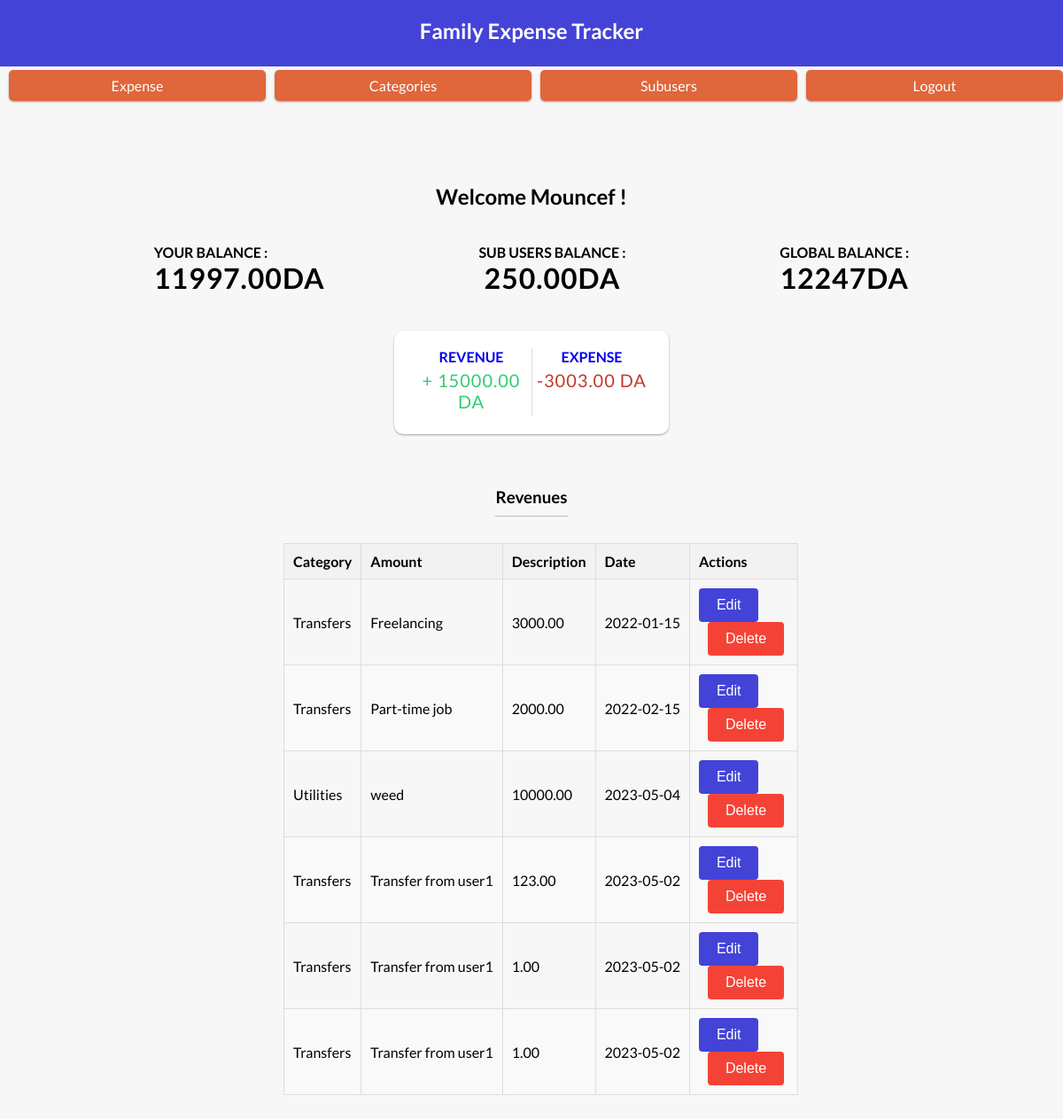
Screenshot of /pages/revenue.php (signed in) with the database file from the repository.
### tables this page shows
CREATE TABLE `revenue` (
  `revenue_id` int(11) NOT NULL,
  `user_id` int(11) NOT NULL,
  `sub_user_id` int(11) DEFAULT NULL,
  `category_id` int(11) NOT NULL,
  `revenue_amount` decimal(10,2) NOT NULL,
  `revenue_description` text DEFAULT NULL,
  `date_added` date NOT NULL DEFAULT current_timestamp()
);

CREATE TABLE `categories` (
  `category_id` int(11) NOT NULL,
  `category_name` varchar(50) NOT NULL,
  `user_id` int(11) NOT NULL
);

### utility/get_balances.php (called while the page is built, shortened)
<?php
require_once "db_connection.php";
$user_id = $_SESSION['user_id'];
$username = $_SESSION['username'];
$stmt = $conn->prepare("SELECT
        (SELECT IFNULL(SUM(revenue_amount),0) FROM revenue WHERE user_id = ? AND sub_user_id is NULL) -
        (SELECT IFNULL(SUM(expense_amount),0) FROM expenses WHERE user_id = ? AND sub_user_id is NULL ) AS balance");
$stmt->bind_param("ii", $user_id, $user_id);
$stmt->execute();
$result = $stmt->get_result();
if ($result->num_rows > 0) {
    $row = $result->fetch_assoc();
    $user_balance = $row["balance"];
} else {
    $_SESSION["error_message"] = "No balance found for the user.";
}
$stmt = $conn->prepare("SELECT
        (SELECT IFNULL(SUM(revenue_amount),0) FROM revenue WHERE user_id = ? AND sub_user_id is NULL) AS revenue");
$stmt->bind_param("i", $user_id);
$stmt->execute();
$result = $stmt->get_result();
if ($result->num_rows > 0) {
    $row = $result->fetch_assoc();
    $user_revenue = $row["revenue"];
} else {
    $_SESSION["error_message"] = "No revenue found for the user.";
}
$stmt = $conn->prepare("SELECT
        (SELECT IFNULL(SUM(expense_amount),0) FROM expenses WHERE user_id = ? AND sub_user_id is NULL) AS expense");
$stmt->bind_param("i", $user_id);
$stmt->execute();
$result = $stmt->get_result();
if ($result->num_rows > 0) {
    $row = $result->fetch_assoc();
    $user_expenses = $row["expense"];
} else {
    $_SESSION["error_message"] = "No revenue found for the user.";
}
$stmt = $conn->prepare("SELECT SUM((SELECT IFNULL(SUM(revenue_amount),0) FROM Revenue WHERE user_id = ? AND sub_user_id IS NOT NULL) -
(SELECT IFNULL(SUM(expense_amount),0) FROM Expenses WHERE user_id = ? AND sub_user_id IS NOT NULL)) AS balance FROM sub_users WHERE user_id = ?");
$stmt->bind_param("iii", $user_id, $user_id, $user_id);
$stmt->execute();
$result = $stmt->get_result();
if ($result->num_rows > 0) {
    $row = $result->fetch_assoc();
    $sub_users_balance = $row["balance"];
} else {
    $_SESSION["error_message"] = "No Sub-Users balance found.";
}

### pages/revenue.php (the view, shortened to what this page needs)
<?php
require_once "../utility/db_connection.php";
include "../utility/get_balances.php";
$global_balance = $user_balance + $sub_users_balance;
?>
<!doctype html>
<html lang="en">
<head>
	<link rel="stylesheet" href="../style/style2.css">
</head>
<body>
	<header>
		<a href="../index.php" class="title">
			<h2>Family Expense Tracker</h2>
		</a>
		<div class="user-profile">
			<a href="../pages/expense.php" class="btn">Expense</a>
			<a href="../pages/categories.php" class="btn">Categories</a>
			<a href="../pages/sub_users.php" class="btn">Subusers</a>
			<a href="../utility/logout.php" class="btn">Logout</a>
		</div>
	</header>
	<h2 class="welcome">Welcome
		<?php echo $username; ?> !</h2>
	<div class="balances">
		<div class="balance">
			<h4>Your balance :</h4>
			<h1><?php echo $user_balance ?>DA</h1>
		</div>
		<div class="balance">
			<h4>Sub Users balance :</h4>
			<h1><?php echo $sub_users_balance ?>DA</h1>
		</div>
		<div class="balance">
			<h4>Global balance :</h4>
			<h1><?php echo $global_balance ?>DA</h1>
		</div>
	</div>
	<div class="inc-exp-container">
		<a href="revenue.php">
			<h4>Revenue</h4>
			<p id="money-plus" class="money plus">+ <?php echo $user_revenue ?> DA</p>
		</a>
		<a href="expense.php">
			<h4>Expense</h4>
			<p id="money-minus" class="money minus">-<?php echo $user_expenses ?> DA</p>
		</a>
	</div>
	<section>
		<h3>Revenues</h3>
		<?php
		$stmt = $conn->prepare("SELECT revenue.*, categories.category_name
        FROM revenue
        JOIN categories ON revenue.category_id = categories.category_id
        WHERE revenue.user_id = ?");
		$stmt->bind_param("i", $_SESSION['user_id']);
		$stmt->execute();
		$result = $stmt->get_result();
		?>
		<div class="container-expenses">
			<table>
				<thead>
					<tr>
						<th>Category</th>
						<th>Amount</th>
						<th>Description</th>
						<th>Date</th>
						<th>Actions</th>
					</tr>
				</thead>
				<tbody>
					<?php while ($row = $result->fetch_assoc()) { ?>
						<tr>
							<td><?php echo $row['category_name']; ?></td>
							<td><?php echo $row['revenue_description']; ?></td>
							<td><?php echo $row['revenue_amount']; ?></td>
							<td><?php echo $row['date_added']; ?></td>
							<td>
								<form action="../pages/edit_revenue.php" method="post">
									<button class="btn-edit" type="submit">Edit </button>
								</form>
								<form action="../utility/delete_revenue.php" method="post">
									<button class="btn-delete" type="submit">Delete</button>
								</form>
							</td>
						</tr>
					<?php } ?>
				</tbody>
			</table>
		</div>
</body>
</html>

### style/style2.css (style rules this page uses)
:root { --box-shadow: 0 1px 3px rgba(0, 0, 0, 0.12), 0 1px 2px rgba(0, 0, 0, 0.24); }
* { box-sizing: border-box; }
body { background-color: #f7f7f7; display: flex; flex-direction: column; align-items: center; justify-content: center; min-height: 100vh; margin: 0; font-family: 'Lato', sans-serif; }
.welcome { margin-top: 0%; }
.balances { display: flex; justify-content: space-evenly; flex-direction: row; margin: 20px 0; width: 100%; }
.balance { display: flex; flex-direction: column; }
header { z-index: 99; background-color: #4343d8; color: #FFFFFF; text-align: center; height: 75px; width: 100%; position: fixed; top:0px; }
.title { text-decoration: none; color: white; }
h1 { letter-spacing: 1px; margin: 0; }
h3 { border-bottom: 1px solid #bbb; padding-bottom: 10px; margin: 40px 0 10px; }
h4 { margin: 0; text-transform: uppercase; }
.inc-exp-container { background-color: #fff; border-radius: 10px; box-shadow: var(--box-shadow); padding: 20px; display: flex; justify-content: space-between; margin: 20px 0; }
.inc-exp-container > a { flex: 1; text-align: center; cursor: pointer; text-decoration: none; }
.inc-exp-container > a:first-of-type { border-right: 1px solid #dedede; }
.money { font-size: 20px; letter-spacing: 1px; margin: 5px 0; }
.money.plus { color: #2ecc71; }
.money.minus { color: #c0392b; }
.container-expenses { position: absolute; left: calc(50% - 300px); max-width: 800px; margin: 0 auto; padding: 20px; }
h1 { text-align: center; }
table { margin: 0 auto; border-collapse: collapse; width: 100%; margin-bottom: 50px; }
th, td { padding: 10px; text-align: left; border: 1px solid #ddd; }
th { background-color: #f2f2f2; font-weight: bold; }
tr:nth-child(even) { background-color: #f9f9f9; }
.btn-edit, .btn-delete, .btn-add { display: inline-block; padding: 10px 20px; margin-right: 5px; border: none; border-radius: 4px; font-size: 16px; color: #fff; cursor: pointer; text-align: center; }
.btn-edit { background-color: #4343d8; }
.btn-delete { background-color: #f44336; margin-left: 10px; }
.user-profile { display: flex; flex-direction: row; align-items: center; }
.btn { cursor: pointer; background-color: #4343d8;; box-shadow: var(--box-shadow); color: #fff; border: 0; display: block; font-size: 16px; margin: 10px 0 30px; padding: 10px; width: 100%; }
.user-profile a { margin-left: 10px; padding: 8px 15px; border-radius: 5px; color: #fff; text-decoration: none; font-size: 16px; background-color: rgba(220, 75, 23, 0.839); }

### rows the page displays
revenue: category.category_name "Transfers", revenue_description "Freelancing", revenue_amount "3000.00", date_added "2022-01-15"
revenue: category.category_name "Transfers", revenue_description "Part-time job", revenue_amount "2000.00", date_added "2022-02-15"
revenue: category.category_name "Utilities", revenue_description "weed", revenue_amount "10000.00", date_added "2023-05-04"
revenue: category.category_name "Transfers", revenue_description "Transfer from user1", revenue_amount "123.00", date_added "2023-05-02"
revenue: category.category_name "Transfers", revenue_description "Transfer from user1", revenue_amount "1.00", date_added "2023-05-02"
revenue: category.category_name "Transfers", revenue_description "Transfer from user1", revenue_amount "1.00", date_added "2023-05-02"

### other values shown
$username "Mouncef"
$user_balance "11997.00"
$sub_users_balance "250.00"
$global_balance "12247"
$user_revenue "15000.00"
$user_expenses "3003.00"
